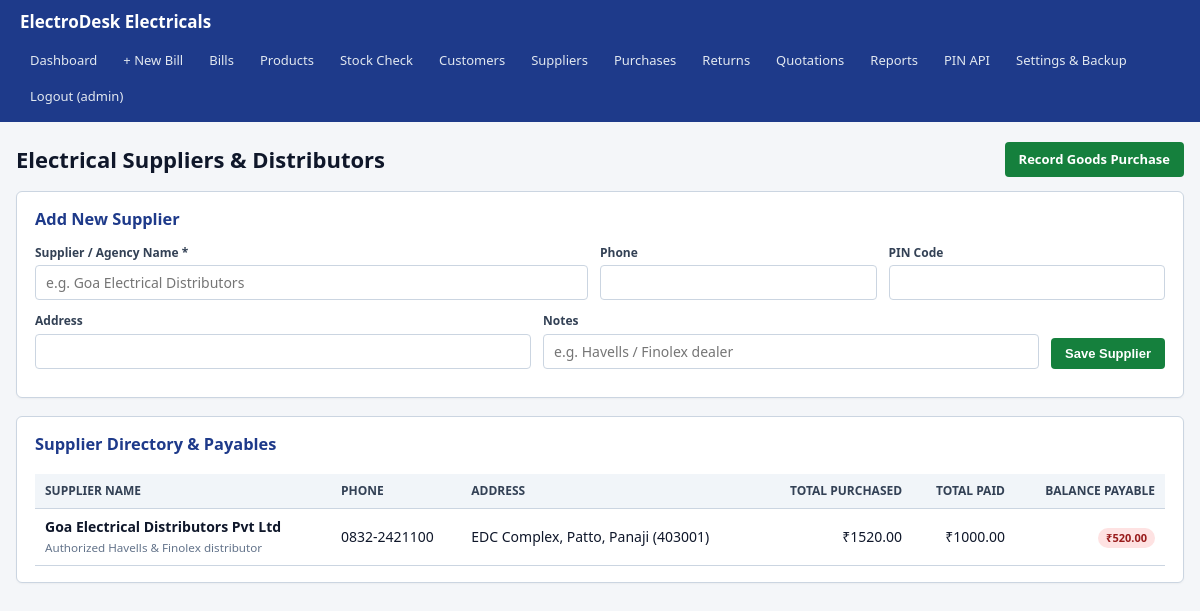
Screenshot of /suppliers (signed in) with the database file from the repository.
### tables this page shows
CREATE TABLE store_settings (
    id INTEGER PRIMARY KEY CHECK (id = 1),
    store_name TEXT NOT NULL DEFAULT 'ElectroDesk Electricals',
    store_address TEXT NOT NULL DEFAULT 'Main Market Road, Goa',
    store_phone TEXT NOT NULL DEFAULT '',
    default_tax_rate NUMERIC NOT NULL DEFAULT 0.00
);

CREATE TABLE suppliers (
    id INTEGER PRIMARY KEY AUTOINCREMENT,
    name TEXT NOT NULL,
    phone TEXT,
    address TEXT,
    pincode TEXT,
    notes TEXT,
    created_at TEXT NOT NULL DEFAULT (datetime('now', 'localtime'))
);

### routes/purchase_routes.py (the view, shortened to what this page needs)
@purchase_bp.route("/suppliers", methods=["GET", "POST"])
@login_required
def suppliers():
    db_path = current_app.config["DB_PATH"]
    supplier_list = purchase_service.list_suppliers_with_balances(db_path=db_path)
    return render_template("suppliers.html", suppliers=supplier_list)

### app.py (called while the page is built)
def create_app(test_config: dict | None = None) -> Flask:
    app = Flask(__name__)
    app.config.from_object(Config)
    if test_config:
        app.config.update(test_config)
    init_db(db_path=app.config["DB_PATH"])
    if not app.config.get("TESTING"):
        backup_service.run_daily_auto_backup(
            db_path=app.config["DB_PATH"],
            backup_dir=app.config["BACKUP_DIR"],
        )
    @app.context_processor
    def inject_store_settings():
        return {"store": auth_service.get_store_settings(db_path=app.config["DB_PATH"])}
    app.register_blueprint(main_bp)
    app.register_blueprint(product_bp)
    app.register_blueprint(sales_bp)
    app.register_blueprint(purchase_bp)
    app.register_blueprint(ops_bp)
    app.register_blueprint(api_bp)
    return app

### database/db.py (called while the page is built)
def to_decimal(value) -> Decimal:
    if value is None or value == "":
        return Decimal("0.00")
    return Decimal(str(value)).quantize(Decimal("0.01"), rounding=ROUND_HALF_UP)

def get_connection(db_path: str | None = None) -> sqlite3.Connection:
    target_path = db_path or Config.DB_PATH
    conn = sqlite3.connect(target_path, timeout=10.0)
    conn.row_factory = sqlite3.Row
    conn.execute("PRAGMA foreign_keys = ON;")
    conn.execute("PRAGMA journal_mode = WAL;")
    conn.execute("PRAGMA busy_timeout = 5000;")
    return conn

### routes/__init__.py (called while the page is built)
def login_required(view_func):
    @wraps(view_func)
    def wrapped_view(*args, **kwargs):
        if "user_id" not in session:
            flash("Please log in to access ElectroDesk.", "warning")
            return redirect(url_for("main.login"))
        return view_func(*args, **kwargs)
    return wrapped_view

### services/auth_service.py (called while the page is built)
def get_store_settings(db_path: str | None = None) -> dict:
    conn = get_connection(db_path)
    try:
        row = conn.execute("SELECT * FROM store_settings WHERE id = 1").fetchone()
        return dict(row) if row else {
            "store_name": "ElectroDesk Electricals",
            "store_address": "Main Market Road, Goa",
            "store_phone": "",
            "default_tax_rate": "0.00",
        }
    finally:
        conn.close()

### templates/suppliers.html (shortened to what this page needs)
{% extends "base.html" %}
{% block content %}
<div class="page-header">
  <h1>Electrical Suppliers &amp; Distributors</h1>
  <a href="{{ url_for('purchases.purchases') }}" class="btn btn-success">Record Goods Purchase</a>
</div>
<div class="card">
  <h3>Add New Supplier</h3>
  <form method="POST" action="{{ url_for('purchases.suppliers') }}">
    <div class="form-row">
      <div class="form-group" style="flex: 2;">
        <label>Supplier / Agency Name *</label>
        <input type="text" name="name" placeholder="e.g. Goa Electrical Distributors" required>
      </div>
      <div class="form-group">
        <label>Phone</label>
        <input type="text" name="phone">
      </div>
      <div class="form-group">
        <label>PIN Code</label>
        <input type="text" name="pincode" maxlength="6">
      </div>
    </div>
    <div class="form-row">
      <div class="form-group" style="flex: 2;">
        <label>Address</label>
        <input type="text" name="address">
      </div>
      <div class="form-group" style="flex: 2;">
        <label>Notes</label>
        <input type="text" name="notes" placeholder="e.g. Havells / Finolex dealer">
      </div>
      <button type="submit" class="btn btn-success">Save Supplier</button>
    </div>
  </form>
</div>
<div class="card">
  <h3>Supplier Directory &amp; Payables</h3>
  <div class="table-wrap">
    <table>
      <thead>
        <tr>
          <th>Supplier Name</th>
          <th>Phone</th>
          <th>Address</th>
          <th class="num">Total Purchased</th>
          <th class="num">Total Paid</th>
          <th class="num">Balance Payable</th>
        </tr>
      </thead>
      <tbody>
        {% for s in suppliers %}
        <tr>
          <td><strong>{{ s.name }}</strong>{% if s.notes %}<br><small style="color:var(--muted);">{{ s.notes }}</small>{% endif %}</td>
          <td>{{ s.phone }}</td>
          <td>{{ s.address }} {% if s.pincode %}({{ s.pincode }}){% endif %}</td>
          <td class="num">₹{{ s.total_purchased }}</td>
          <td class="num">₹{{ s.total_paid }}</td>
          <td class="num">
            {% if s.outstanding_balance|float > 0 %}
              <span class="badge badge-danger">₹{{ s.outstanding_balance }}</span>
            {% else %}
              ₹0.00
            {% endif %}
          </td>
        </tr>
        {% else %}
        <tr><td colspan="6">No suppliers added yet.</td></tr>
        {% endfor %}
      </tbody>
    </table>
  </div>
</div>
{% endblock %}

### templates/base.html (shortened to what this page needs)
<!DOCTYPE html>
<html lang="en">
<head>
  <link rel="stylesheet" href="{{ url_for('static', filename='style.css') }}">
</head>
<body>
  {% if session.get('user_id') %}
  <nav class="navbar no-print">
    <a class="brand" href="{{ url_for('main.dashboard') }}">{{ store.store_name }}</a>
    <div class="nav-links">
      <a href="{{ url_for('main.dashboard') }}">Dashboard</a>
      <a href="{{ url_for('sales.new_bill') }}">+ New Bill</a>
      <a href="{{ url_for('sales.billing_list') }}">Bills</a>
      <a href="{{ url_for('products.index') }}">Products</a>
      <a href="{{ url_for('products.reconcile') }}">Stock Check</a>
      <a href="{{ url_for('sales.customers') }}">Customers</a>
      <a href="{{ url_for('purchases.suppliers') }}">Suppliers</a>
      <a href="{{ url_for('purchases.purchases') }}">Purchases</a>
      <a href="{{ url_for('ops.returns') }}">Returns</a>
      <a href="{{ url_for('ops.quotations') }}">Quotations</a>
      <a href="{{ url_for('ops.reports') }}">Reports</a>
      <a href="{{ url_for('main.pin_lookup') }}">PIN API</a>
      <a href="{{ url_for('main.settings') }}">Settings &amp; Backup</a>
      <a href="{{ url_for('main.logout') }}">Logout ({{ session.get('username') }})</a>
    </div>
  </nav>
  {% endif %}
  <div class="container">
    {% block content %}{% endblock %}
  </div>
</body>
</html>

### static/style.css (style rules this page uses)
:root { --bg: #f4f6f9; --surface: #ffffff; --primary: #1e3a8a; --primary-hover: #1d4ed8; --secondary: #475569; --success: #15803d; --danger: #b91c1c; --warning: #b45309; --border: #cbd5e1; --text: #0f172a; --muted: #64748b; }
* { box-sizing: border-box; }
body { margin: 0; font-family: "Segoe UI", Tahoma, Geneva, Verdana, sans-serif; background: var(--bg); color: var(--text); font-size: 14px; line-height: 1.45; }
.navbar { background: var(--primary); color: #fff; padding: 10px 20px; display: flex; flex-wrap: wrap; align-items: center; justify-content: space-between; gap: 10px; }
.brand { font-weight: 700; font-size: 17px; color: #fff; text-decoration: none; }
.nav-links { display: flex; flex-wrap: wrap; gap: 6px; }
.nav-links a { color: #e2e8f0; text-decoration: none; padding: 6px 10px; border-radius: 4px; font-size: 13px; }
.container { max-width: 1220px; margin: 20px auto; padding: 0 16px; }
.card { background: var(--surface); border: 1px solid var(--border); border-radius: 6px; padding: 16px 18px; margin-bottom: 18px; box-shadow: 0 1px 2px rgba(0, 0, 0, 0.04); }
.card h2, .card h3 { margin-top: 0; margin-bottom: 12px; color: var(--primary); }
.form-row { display: flex; flex-wrap: wrap; gap: 12px; margin-bottom: 12px; align-items: flex-end; }
.form-group { display: flex; flex-direction: column; flex: 1; min-width: 150px; }
label { font-weight: 600; font-size: 12px; margin-bottom: 4px; color: #334155; }
input, select, textarea { padding: 7px 10px; border: 1px solid var(--border); border-radius: 4px; font-size: 14px; font-family: inherit; background: #fff; }
.btn { display: inline-block; padding: 8px 14px; border: none; border-radius: 4px; background: var(--primary); color: #fff; font-weight: 600; font-size: 13px; cursor: pointer; text-decoration: none; text-align: center; }
.btn-success { background: var(--success); }
.table-wrap { overflow-x: auto; }
table { width: 100%; border-collapse: collapse; margin-top: 6px; }
th, td { padding: 8px 10px; border-bottom: 1px solid var(--border); text-align: left; }
th { background: #f1f5f9; font-weight: 700; font-size: 12px; text-transform: uppercase; color: #334155; }
.num { text-align: right; font-variant-numeric: tabular-nums; }
.badge { display: inline-block; padding: 2px 8px; border-radius: 12px; font-size: 11px; font-weight: 700; }
.badge-danger { background: #fee2e2; color: #991b1b; }
.page-header { display: flex; justify-content: space-between; align-items: center; flex-wrap: wrap; gap: 10px; margin-bottom: 14px; }
.page-header h1 { margin: 0; font-size: 22px; }

### rows the page displays
store_settings: store_name "ElectroDesk Electricals"
suppliers: name "Goa Electrical Distributors Pvt Ltd", notes "Authorized Havells & Finolex distributor", phone "0832-2421100", address "EDC Complex, Patto, Panaji", pincode "403001", total_purchased "1520.00", total_paid "1000.00", outstanding_balance "520.00"

### other values shown
{{ session.get('username') }} "admin"
